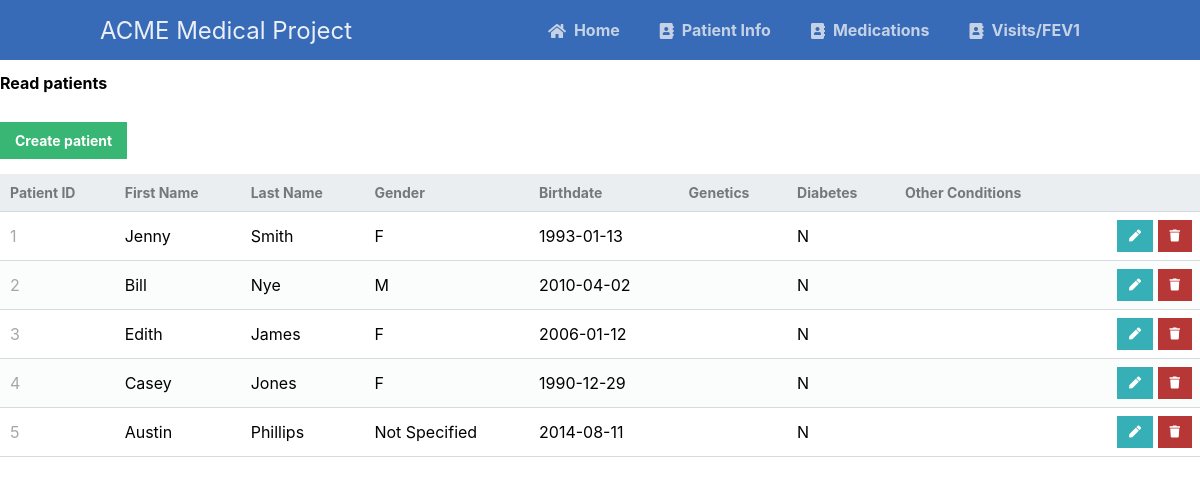
The page /scripts/patient_table/patientRead.php on the database its author committed.
### tables this page shows
CREATE TABLE patients
(patient_id INT AUTO_INCREMENT NOT NULL,
first_name VARCHAR(50) NOT NULL,
last_name VARCHAR(50) NOT NULL,
gender VARCHAR(30) NOT NULL,
birthdate DATE NOT NULL,
genetics VARCHAR(1000),
diabetes VARCHAR(5) NOT NULL,
other_conditions VARCHAR(1000),
PRIMARY KEY (patient_id));

### scripts/patient_table/patientRead.php (the view, shortened to what this page needs)
<?php
@include_once (APP_ROOT.APP_FOLDER_NAME . '/scripts/functions.php');
$pdo = pdo_connect_mysql();
$page = isset($_GET['page']) && is_numeric($_GET['page']) ? (int)$_GET['page'] : 1;
$records_per_page = 5;
$stmt = $pdo->prepare('SELECT * FROM patients ORDER BY patient_id LIMIT :current_page, :record_per_page');
$stmt->bindValue(':current_page', ($page-1)*$records_per_page, PDO::PARAM_INT);
$stmt->bindValue(':record_per_page', $records_per_page, PDO::PARAM_INT);
$stmt->execute();
$patients = $stmt->fetchAll(PDO::FETCH_ASSOC);
?>
<?=template_header('Read')?>
<div class="content read">
	<h2>Read patients</h2>
	<a href="patientCreate.php" class="create-contact">Create patient</a>
	<table>
        <thead>
            <tr>
                <td>Patient ID</td>
                <td>First Name</td>
                <td>Last Name</td>
                <td>Gender</td>
                <td>Birthdate</td>
                <td>Genetics</td>
                <td>Diabetes</td>
                <td>Other Conditions</td>
                <td></td>
            </tr>
        </thead>
        <tbody>
            <?php foreach ($patients as $patient): ?>
            <tr>
                <td><?=$patient['patient_id']?></td>
                <td><?=$patient['first_name']?></td>
                <td><?=$patient['last_name']?></td>
                <td><?=$patient['gender']?></td>
                <td><?=$patient['birthdate']?></td>
                <td><?=$patient['genetics']?></td>
                <td><?=$patient['diabetes']?></td>
                <td><?=$patient['other_conditions']?></td>
                <td class="actions">
                    <a href="patientUpdate.php?id=<?=$patient['patient_id']?>" class="edit"><i class="fas fa-pen fa-xs"></i></a>
                    <a href="patientDelete.php?id=<?=$patient['patient_id']?>" class="trash"><i class="fas fa-trash fa-xs"></i></a>
                </td>
            </tr>
            <?php endforeach; ?>
        </tbody>
    </table>
</div>
<?=template_footer()?>

### scripts/functions.php (shortened to what this page needs)
<?php
function template_header($title) {
    echo'
    <!DOCTYPE html>
    <html>
	   <head>
		<meta charset="utf-8">
		<title>Scrum Project</title>
		<link href="'.WEB_ROOT.APP_FOLDER_NAME.'/styles/style.css" rel="stylesheet" type="text/css">
		<link rel="stylesheet" href="https://use.fontawesome.com/releases/v5.7.1/css/all.css">
	   </head>
	   <body>
            <nav class="navtop">
    	       <div>
    		      <h1>ACME Medical Project</h1>
                  <a href="'.WEB_ROOT.APP_FOLDER_NAME.'/scripts/landingPage.php"><i class="fas fa-home"></i>Home</a>
    		      <a href="'.WEB_ROOT.APP_FOLDER_NAME.'/scripts/contacts_table/contacts_read.php"><i class="fas fa-address-book"></i>Patient Info</a>
							<a href="'.WEB_ROOT.APP_FOLDER_NAME.'/scripts/customers_table/customers_read.php"><i class="fas fa-address-book"></i>Medications</a>
							<a href="'.WEB_ROOT.APP_FOLDER_NAME.'/scripts/customers_table/customers_read.php"><i class="fas fa-address-book"></i>Visits/FEV1</a>
    	       </div>
            </nav>
';
}
function template_footer() {
echo <<<EOT
    </body>
</html>
EOT;
}
?>

### styles/style.css (style rules this page uses)
* { box-sizing: border-box; font-family: -apple-system, BlinkMacSystemFont, "segoe ui", roboto, oxygen, ubuntu, cantarell, "fira sans", "droid sans", "helvetica neue", Arial, sans-serif; font-size: 16px; -webkit-font-smoothing: antialiased; -moz-osx-font-smoothing: grayscale; }
body { background-color: #FFFFFF; margin: 0; }
.navtop { background-color: #376ab7; height: 60px; width: 100%; border: 0; }
.navtop div { display: flex; margin: 0 auto; width: 1000px; height: 100%; }
.navtop div h1, .navtop div a { display: inline-flex; align-items: center; }
.navtop div h1 { flex: 1; font-size: 24px; padding: 0; margin: 0; color: #ecf0f6; font-weight: normal; }
.navtop div a { padding: 0 20px; text-decoration: none; color: #c5d2e5; font-weight: bold; }
.navtop div a i { padding: 2px 8px 0 0; }
.content { width: 100%; margin: 0 auto; }
.read .create-contact { display: inline-block; text-decoration: none; background-color: #38b673; font-weight: bold; font-size: 14px; color: #FFFFFF; padding: 10px 15px; margin: 15px 0; }
.read table { width: 100%; padding-top: 30px; border-collapse: collapse; }
.read table thead { background-color: #ebeef1; border-bottom: 1px solid #d3dae0; }
.read table thead td { padding: 10px; font-weight: bold; color: #767779; font-size: 14px; }
.read table tbody tr { border-bottom: 1px solid #d3dae0; }
.read table tbody tr:nth-child(even) { background-color: #fbfcfc; }
.read table tbody tr td { padding: 10px; }
.read table tbody tr td:nth-child(1) { color: #a5a7a9; }
.read table tbody tr td.actions { padding: 8px; text-align: right; }
.read table tbody tr td.actions .edit, .read table tbody tr td.actions .trash { display: inline-flex; text-align: right; text-decoration: none; color: #FFFFFF; padding: 10px 12px; }
.read table tbody tr td.actions .trash { background-color: #b73737; }
.read table tbody tr td.actions .edit { background-color: #37afb7; }

### rows shown on the page
patients: patient_id "1", first_name "Jenny", last_name "Smith", gender "F", birthdate "1993-01-13", diabetes "N"
patients: patient_id "2", first_name "Bill", last_name "Nye", gender "M", birthdate "2010-04-02", diabetes "N"
patients: patient_id "3", first_name "Edith", last_name "James", gender "F", birthdate "2006-01-12", diabetes "N"
patients: patient_id "4", first_name "Casey", last_name "Jones", gender "F", birthdate "1990-12-29", diabetes "N"
patients: patient_id "5", first_name "Austin", last_name "Phillips", gender "Not Specified", birthdate "2014-08-11", diabetes "N"
